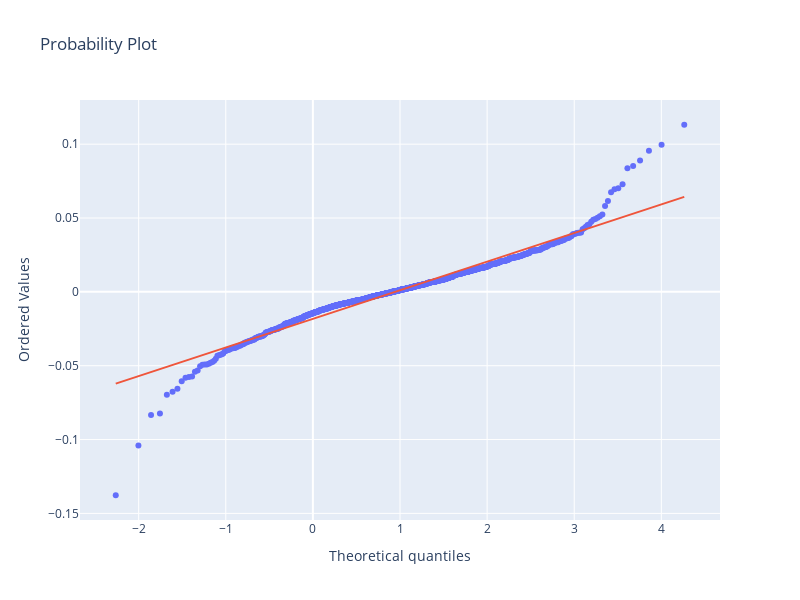

Notebook cell for this chart:
### Markdown cell above
#### Quantile-Quantile Plots

Ploting theoretical quantiles against the actual quantiles of the variable.

### Code cell
from scipy.stats import probplot

qq = probplot(log_returns, dist="norm", sparams=(1))
x = np.array([qq[0][0][0], qq[0][0][-1]])

fig = go.Figure()
fig.add_trace(go.Scatter(x=qq[0][0], y=qq[0][1], mode="markers"))
fig.add_trace(go.Scatter(x=x, y=qq[1][1] + qq[1][0] * x, mode="lines"))
fig.update_layout(
    title="Probability Plot",
    xaxis_title="Theoretical quantiles",
    yaxis_title="Ordered Values",
    width=800,
    height=600,
    showlegend=False
)
fig.show()

### Figure 1 — Plotly figure (JSON) as saved in the notebook; plotly's stock layout.template omitted (floating-point values rounded to 4 significant figures; data arrays with more than 128 entries replaced by an {"elided": "..."} marker saying what was removed)
{"data": [{"mode": "markers", "type": "scatter", "x": {"elided": "1258 float values"}, "y": {"elided": "1258 float values"}}, {"mode": "lines", "type": "scatter", "x": [-2.263, 4.263], "y": [-0.06209, 0.06432]}], "layout": {"height": 600, "showlegend": false, "title": {"text": "Probability Plot"}, "width": 800, "xaxis": {"title": {"text": "Theoretical quantiles"}}, "yaxis": {"title": {"text": "Ordered Values"}}}}
